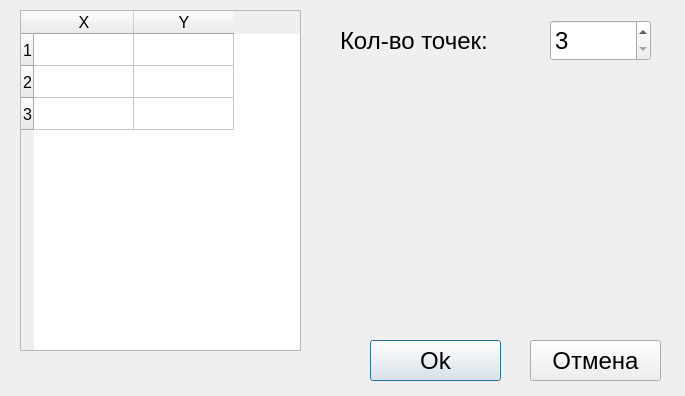
<?xml version="1.0" encoding="UTF-8"?>
<ui version="4.0">
 <class>Dialog_points</class>
 <widget class="QDialog" name="Dialog_points">
  <property name="geometry">
   <rect>
    <x>0</x>
    <y>0</y>
    <width>685</width>
    <height>396</height>
   </rect>
  </property>
  <property name="font">
   <font>
    <pointsize>18</pointsize>
   </font>
  </property>
  <property name="windowTitle">
   <string>Dialog</string>
  </property>
  <widget class="QTableWidget" name="tableWidget">
   <property name="geometry">
    <rect>
     <x>20</x>
     <y>10</y>
     <width>281</width>
     <height>341</height>
    </rect>
   </property>
   <property name="font">
    <font>
     <pointsize>12</pointsize>
    </font>
   </property>
   <property name="rowCount">
    <number>3</number>
   </property>
   <row/>
   <row/>
   <row/>
   <column>
    <property name="text">
     <string>X</string>
    </property>
   </column>
   <column>
    <property name="text">
     <string>Y</string>
    </property>
   </column>
  </widget>
  <widget class="QSpinBox" name="spinBox">
   <property name="geometry">
    <rect>
     <x>550</x>
     <y>20</y>
     <width>101</width>
     <height>41</height>
    </rect>
   </property>
   <property name="minimum">
    <number>3</number>
   </property>
   <property name="maximum">
    <number>20</number>
   </property>
  </widget>
  <widget class="QPushButton" name="pushButton_Ok">
   <property name="geometry">
    <rect>
     <x>370</x>
     <y>340</y>
     <width>131</width>
     <height>41</height>
    </rect>
   </property>
   <property name="text">
    <string>Ok</string>
   </property>
  </widget>
  <widget class="QPushButton" name="pushButton_Cancel">
   <property name="geometry">
    <rect>
     <x>530</x>
     <y>340</y>
     <width>131</width>
     <height>41</height>
    </rect>
   </property>
   <property name="text">
    <string>Отмена</string>
   </property>
  </widget>
  <widget class="QLabel" name="label">
   <property name="geometry">
    <rect>
     <x>340</x>
     <y>20</y>
     <width>211</width>
     <height>41</height>
    </rect>
   </property>
   <property name="text">
    <string>Кол-во точек:</string>
   </property>
  </widget>
 </widget>
 <tabstops>
  <tabstop>spinBox</tabstop>
  <tabstop>tableWidget</tabstop>
  <tabstop>pushButton_Ok</tabstop>
  <tabstop>pushButton_Cancel</tabstop>
 </tabstops>
 <resources/>
 <connections/>
</ui>
